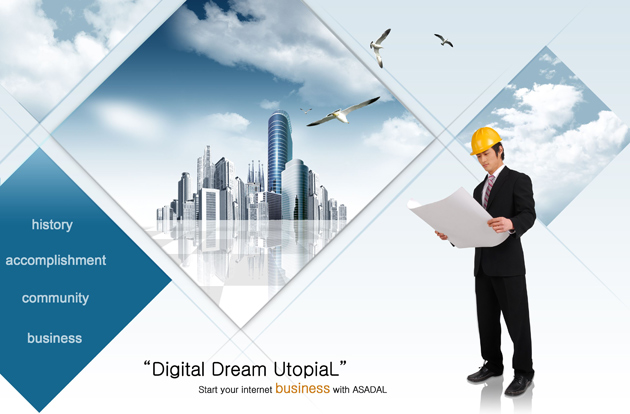
#> input picture PythonTest/src/others/949.jpg, 630 x 414 px
$ python ImageDone.py
#> lines starting #> are read from the running program, lines starting #| are printed output that depends on the picture
'''
Created on 2016年4月7日

@author: THINK
'''

from PIL import Image,ImageFilter

im = Image.open('949.jpg')
#> im is the input picture: PIL image 630x414 RGB; mean R, G, B 188.6, 204.5, 213.6

# 应用模糊滤镜:
im2 = im.filter(ImageFilter.BLUR)
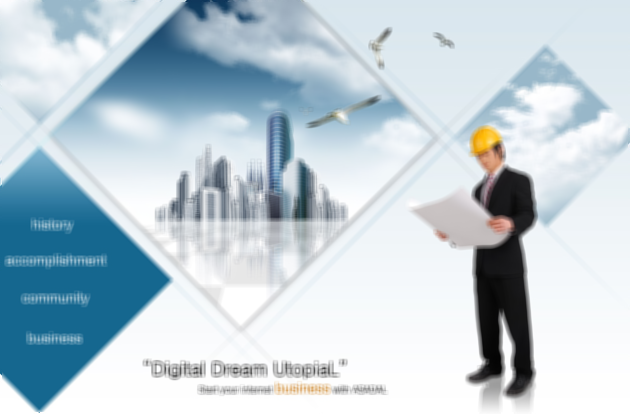
#> im2: PIL image 630x414 RGB; mean R, G, B 188.6, 204.5, 213.6
im2.save('blur.jpg', 'jpeg')
